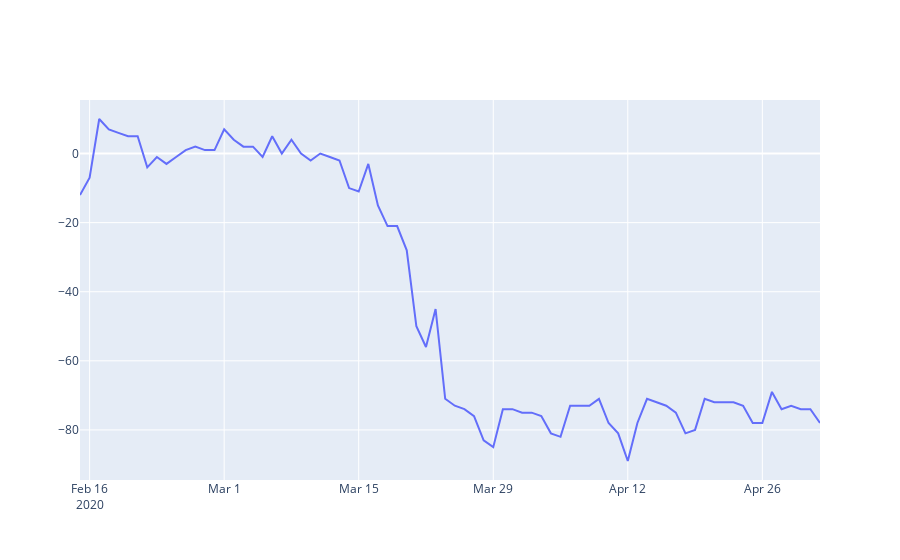

Here is the notebook cell this chart was saved with:
### Code cell
fig = go.Figure()
fig.add_trace(go.Scatter(x=community_data.index, y=community_data.retail, mode='lines'))
fig.show()
